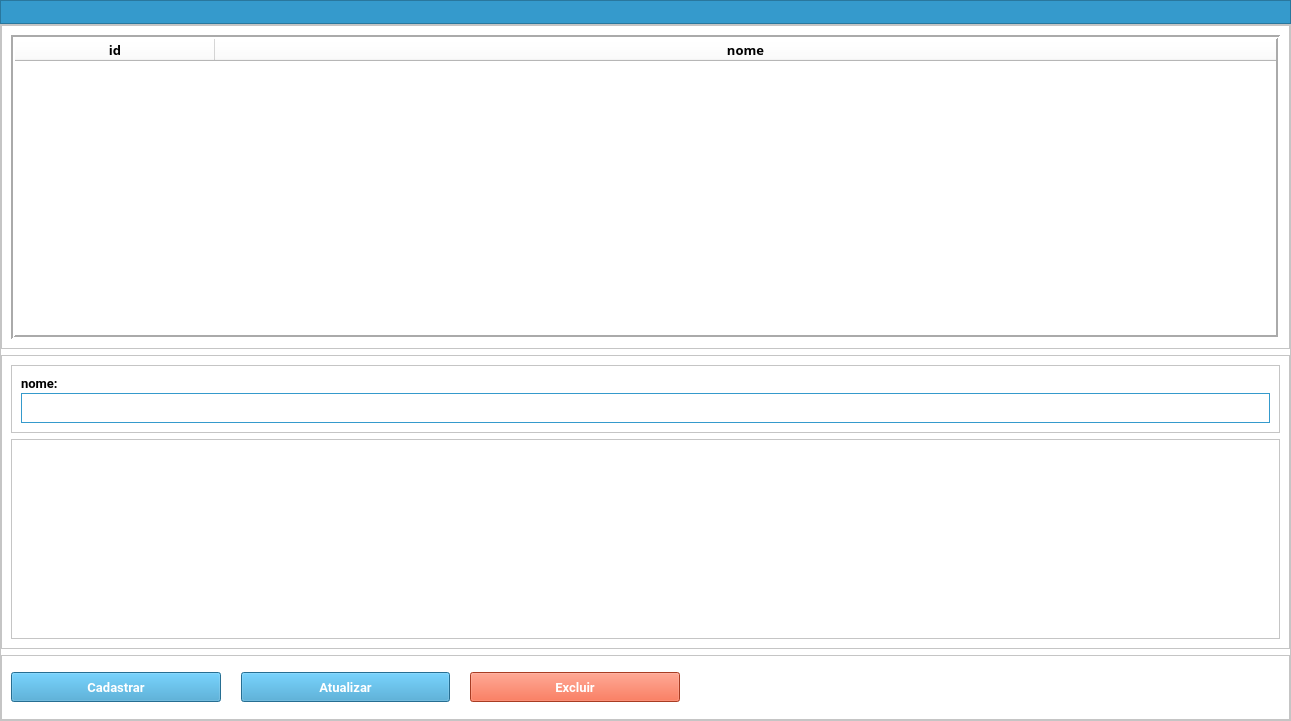
<?xml version="1.0" encoding="UTF-8"?>
<ui version="4.0">
 <class>MainWindow</class>
 <widget class="QMainWindow" name="MainWindow">
  <property name="geometry">
   <rect>
    <x>0</x>
    <y>0</y>
    <width>1291</width>
    <height>721</height>
   </rect>
  </property>
  <property name="windowTitle">
   <string>MainWindow</string>
  </property>
  <property name="windowIcon">
   <iconset>
    <normaloff>icons/logo_50.png</normaloff>icons/logo_50.png</iconset>
  </property>
  <widget class="QWidget" name="centralwidget">
   <layout class="QVBoxLayout" name="verticalLayout_2">
    <property name="spacing">
     <number>0</number>
    </property>
    <property name="leftMargin">
     <number>0</number>
    </property>
    <property name="topMargin">
     <number>0</number>
    </property>
    <property name="rightMargin">
     <number>0</number>
    </property>
    <property name="bottomMargin">
     <number>0</number>
    </property>
    <item>
     <widget class="QFrame" name="frame_menu">
      <property name="sizePolicy">
       <sizepolicy hsizetype="Maximum" vsizetype="Maximum">
        <horstretch>0</horstretch>
        <verstretch>0</verstretch>
       </sizepolicy>
      </property>
      <property name="maximumSize">
       <size>
        <width>16777214</width>
        <height>16777214</height>
       </size>
      </property>
      <property name="styleSheet">
       <string notr="true">background-color: rgb(53, 154, 204);</string>
      </property>
      <property name="frameShape">
       <enum>QFrame::StyledPanel</enum>
      </property>
      <property name="frameShadow">
       <enum>QFrame::Raised</enum>
      </property>
      <layout class="QHBoxLayout" name="horizontalLayout">
       <property name="spacing">
        <number>0</number>
       </property>
       <property name="leftMargin">
        <number>1</number>
       </property>
       <property name="topMargin">
        <number>0</number>
       </property>
       <property name="rightMargin">
        <number>0</number>
       </property>
       <property name="bottomMargin">
        <number>0</number>
       </property>
       <item alignment="Qt::AlignLeft">
        <widget class="QPushButton" name="pushButton_menu_main">
         <property name="enabled">
          <bool>true</bool>
         </property>
         <property name="text">
          <string/>
         </property>
         <property name="icon">
          <iconset>
           <normaloff>icons/logo_50.png</normaloff>icons/logo_50.png</iconset>
         </property>
         <property name="iconSize">
          <size>
           <width>24</width>
           <height>24</height>
          </size>
         </property>
         <property name="flat">
          <bool>true</bool>
         </property>
        </widget>
       </item>
       <item>
        <spacer name="horizontalSpacer">
         <property name="orientation">
          <enum>Qt::Horizontal</enum>
         </property>
         <property name="sizeHint" stdset="0">
          <size>
           <width>40</width>
           <height>20</height>
          </size>
         </property>
        </spacer>
       </item>
       <item>
        <widget class="QPushButton" name="pushButton_menu_exit">
         <property name="text">
          <string/>
         </property>
         <property name="icon">
          <iconset>
           <normaloff>icons/logout.png</normaloff>icons/logout.png</iconset>
         </property>
         <property name="iconSize">
          <size>
           <width>24</width>
           <height>24</height>
          </size>
         </property>
         <property name="flat">
          <bool>true</bool>
         </property>
        </widget>
       </item>
      </layout>
     </widget>
    </item>
    <item>
     <widget class="QFrame" name="frame">
      <property name="sizePolicy">
       <sizepolicy hsizetype="Preferred" vsizetype="Preferred">
        <horstretch>0</horstretch>
        <verstretch>1</verstretch>
       </sizepolicy>
      </property>
      <property name="styleSheet">
       <string notr="true">background-color: rgb(255, 255, 255);</string>
      </property>
      <property name="frameShape">
       <enum>QFrame::StyledPanel</enum>
      </property>
      <property name="frameShadow">
       <enum>QFrame::Raised</enum>
      </property>
      <layout class="QVBoxLayout" name="verticalLayout">
       <property name="leftMargin">
        <number>0</number>
       </property>
       <property name="topMargin">
        <number>0</number>
       </property>
       <property name="rightMargin">
        <number>0</number>
       </property>
       <property name="bottomMargin">
        <number>0</number>
       </property>
       <item>
        <widget class="QFrame" name="frame_2">
         <property name="sizePolicy">
          <sizepolicy hsizetype="Preferred" vsizetype="Preferred">
           <horstretch>0</horstretch>
           <verstretch>5</verstretch>
          </sizepolicy>
         </property>
         <property name="frameShape">
          <enum>QFrame::StyledPanel</enum>
         </property>
         <property name="frameShadow">
          <enum>QFrame::Raised</enum>
         </property>
         <layout class="QVBoxLayout" name="verticalLayout_3">
          <item>
           <widget class="QTableWidget" name="table">
            <property name="tabletTracking">
             <bool>false</bool>
            </property>
            <property name="autoFillBackground">
             <bool>false</bool>
            </property>
            <property name="frameShape">
             <enum>QFrame::Box</enum>
            </property>
            <property name="lineWidth">
             <number>2</number>
            </property>
            <property name="horizontalScrollBarPolicy">
             <enum>Qt::ScrollBarAlwaysOff</enum>
            </property>
            <property name="editTriggers">
             <set>QAbstractItemView::NoEditTriggers</set>
            </property>
            <property name="showDropIndicator" stdset="0">
             <bool>false</bool>
            </property>
            <property name="dragDropOverwriteMode">
             <bool>false</bool>
            </property>
            <property name="alternatingRowColors">
             <bool>false</bool>
            </property>
            <property name="selectionMode">
             <enum>QAbstractItemView::SingleSelection</enum>
            </property>
            <property name="selectionBehavior">
             <enum>QAbstractItemView::SelectRows</enum>
            </property>
            <property name="textElideMode">
             <enum>Qt::ElideLeft</enum>
            </property>
            <property name="showGrid">
             <bool>true</bool>
            </property>
            <property name="columnCount">
             <number>2</number>
            </property>
            <attribute name="horizontalHeaderCascadingSectionResizes">
             <bool>true</bool>
            </attribute>
            <attribute name="horizontalHeaderMinimumSectionSize">
             <number>50</number>
            </attribute>
            <attribute name="horizontalHeaderDefaultSectionSize">
             <number>200</number>
            </attribute>
            <attribute name="horizontalHeaderHighlightSections">
             <bool>false</bool>
            </attribute>
            <attribute name="horizontalHeaderStretchLastSection">
             <bool>true</bool>
            </attribute>
            <attribute name="verticalHeaderVisible">
             <bool>false</bool>
            </attribute>
            <attribute name="verticalHeaderHighlightSections">
             <bool>true</bool>
            </attribute>
            <column>
             <property name="text">
              <string>id</string>
             </property>
             <property name="font">
              <font>
               <family>Roboto Mono for Powerline</family>
               <pointsize>10</pointsize>
               <weight>75</weight>
               <bold>true</bold>
              </font>
             </property>
             <property name="background">
              <color>
               <red>53</red>
               <green>154</green>
               <blue>204</blue>
              </color>
             </property>
            </column>
            <column>
             <property name="text">
              <string>nome</string>
             </property>
             <property name="font">
              <font>
               <family>Roboto Mono for Powerline</family>
               <pointsize>10</pointsize>
               <weight>75</weight>
               <bold>true</bold>
              </font>
             </property>
             <property name="background">
              <color>
               <red>53</red>
               <green>154</green>
               <blue>204</blue>
              </color>
             </property>
            </column>
           </widget>
          </item>
         </layout>
        </widget>
       </item>
       <item>
        <widget class="QFrame" name="frame_3">
         <property name="sizePolicy">
          <sizepolicy hsizetype="Preferred" vsizetype="Preferred">
           <horstretch>0</horstretch>
           <verstretch>3</verstretch>
          </sizepolicy>
         </property>
         <property name="frameShape">
          <enum>QFrame::StyledPanel</enum>
         </property>
         <property name="frameShadow">
          <enum>QFrame::Raised</enum>
         </property>
         <layout class="QVBoxLayout" name="verticalLayout_4">
          <item>
           <widget class="QFrame" name="frame_5">
            <property name="frameShape">
             <enum>QFrame::StyledPanel</enum>
            </property>
            <property name="frameShadow">
             <enum>QFrame::Raised</enum>
            </property>
            <property name="lineWidth">
             <number>0</number>
            </property>
            <layout class="QVBoxLayout" name="verticalLayout_5">
             <property name="spacing">
              <number>1</number>
             </property>
             <item>
              <widget class="QLabel" name="label">
               <property name="font">
                <font>
                 <family>Roboto</family>
                 <pointsize>10</pointsize>
                 <weight>75</weight>
                 <bold>true</bold>
                </font>
               </property>
               <property name="inputMethodHints">
                <set>Qt::ImhNone</set>
               </property>
               <property name="text">
                <string>nome:</string>
               </property>
              </widget>
             </item>
             <item>
              <widget class="QLineEdit" name="lineEdit_nome">
               <property name="minimumSize">
                <size>
                 <width>0</width>
                 <height>30</height>
                </size>
               </property>
               <property name="font">
                <font>
                 <family>Arial</family>
                 <pointsize>10</pointsize>
                 <weight>50</weight>
                 <bold>false</bold>
                </font>
               </property>
               <property name="styleSheet">
                <string notr="true">border: 1px solid #359ACC;
box-shadow: 0px 4px 4px rgba(0, 0, 0, 0.25);</string>
               </property>
               <property name="text">
                <string/>
               </property>
               <property name="clearButtonEnabled">
                <bool>true</bool>
               </property>
              </widget>
             </item>
            </layout>
           </widget>
          </item>
          <item>
           <widget class="QFrame" name="frame_img">
            <property name="minimumSize">
             <size>
              <width>0</width>
              <height>200</height>
             </size>
            </property>
            <property name="frameShape">
             <enum>QFrame::StyledPanel</enum>
            </property>
            <property name="frameShadow">
             <enum>QFrame::Raised</enum>
            </property>
            <property name="lineWidth">
             <number>0</number>
            </property>
            <layout class="QVBoxLayout" name="verticalLayout_8">
             <item>
              <layout class="QHBoxLayout" name="horizontalLayout_3"/>
             </item>
            </layout>
           </widget>
          </item>
         </layout>
        </widget>
       </item>
       <item>
        <widget class="QFrame" name="frame_4">
         <property name="sizePolicy">
          <sizepolicy hsizetype="Preferred" vsizetype="Preferred">
           <horstretch>0</horstretch>
           <verstretch>1</verstretch>
          </sizepolicy>
         </property>
         <property name="frameShape">
          <enum>QFrame::StyledPanel</enum>
         </property>
         <property name="frameShadow">
          <enum>QFrame::Raised</enum>
         </property>
         <property name="lineWidth">
          <number>0</number>
         </property>
         <layout class="QHBoxLayout" name="horizontalLayout_2">
          <property name="spacing">
           <number>20</number>
          </property>
          <item>
           <widget class="QPushButton" name="pushButton_cadastrar">
            <property name="sizePolicy">
             <sizepolicy hsizetype="Minimum" vsizetype="Fixed">
              <horstretch>0</horstretch>
              <verstretch>0</verstretch>
             </sizepolicy>
            </property>
            <property name="minimumSize">
             <size>
              <width>0</width>
              <height>0</height>
             </size>
            </property>
            <property name="maximumSize">
             <size>
              <width>700</width>
              <height>30</height>
             </size>
            </property>
            <property name="font">
             <font>
              <family>Roboto</family>
              <pointsize>10</pointsize>
              <weight>75</weight>
              <bold>true</bold>
             </font>
            </property>
            <property name="autoFillBackground">
             <bool>false</bool>
            </property>
            <property name="styleSheet">
             <string notr="true">background-color: rgb(53, 154, 204);
color: rgb(255, 255, 255);</string>
            </property>
            <property name="text">
             <string>Cadastrar</string>
            </property>
            <property name="iconSize">
             <size>
              <width>30</width>
              <height>30</height>
             </size>
            </property>
            <property name="autoDefault">
             <bool>false</bool>
            </property>
            <property name="default">
             <bool>false</bool>
            </property>
            <property name="flat">
             <bool>false</bool>
            </property>
           </widget>
          </item>
          <item>
           <widget class="QPushButton" name="pushButton_atualizar">
            <property name="sizePolicy">
             <sizepolicy hsizetype="Minimum" vsizetype="Fixed">
              <horstretch>0</horstretch>
              <verstretch>0</verstretch>
             </sizepolicy>
            </property>
            <property name="maximumSize">
             <size>
              <width>700</width>
              <height>30</height>
             </size>
            </property>
            <property name="font">
             <font>
              <family>Roboto</family>
              <pointsize>10</pointsize>
              <weight>75</weight>
              <bold>true</bold>
             </font>
            </property>
            <property name="autoFillBackground">
             <bool>false</bool>
            </property>
            <property name="styleSheet">
             <string notr="true">background-color: rgb(53, 154, 204);
color: rgb(255, 255, 255);</string>
            </property>
            <property name="text">
             <string>Atualizar</string>
            </property>
            <property name="iconSize">
             <size>
              <width>30</width>
              <height>30</height>
             </size>
            </property>
           </widget>
          </item>
          <item>
           <widget class="QPushButton" name="pushButton_excluir">
            <property name="sizePolicy">
             <sizepolicy hsizetype="Minimum" vsizetype="Fixed">
              <horstretch>0</horstretch>
              <verstretch>0</verstretch>
             </sizepolicy>
            </property>
            <property name="maximumSize">
             <size>
              <width>700</width>
              <height>30</height>
             </size>
            </property>
            <property name="font">
             <font>
              <family>Roboto</family>
              <pointsize>10</pointsize>
              <weight>75</weight>
              <bold>true</bold>
             </font>
            </property>
            <property name="autoFillBackground">
             <bool>false</bool>
            </property>
            <property name="styleSheet">
             <string notr="true">background-color: rgb(235, 84, 49);
color: rgb(255, 255, 255);</string>
            </property>
            <property name="text">
             <string>Excluir</string>
            </property>
            <property name="iconSize">
             <size>
              <width>30</width>
              <height>30</height>
             </size>
            </property>
           </widget>
          </item>
          <item>
           <spacer name="horizontalSpacer_4">
            <property name="orientation">
             <enum>Qt::Horizontal</enum>
            </property>
            <property name="sizeType">
             <enum>QSizePolicy::Maximum</enum>
            </property>
            <property name="sizeHint" stdset="0">
             <size>
              <width>600</width>
              <height>10</height>
             </size>
            </property>
           </spacer>
          </item>
         </layout>
        </widget>
       </item>
      </layout>
     </widget>
    </item>
   </layout>
  </widget>
 </widget>
 <resources/>
 <connections/>
</ui>
